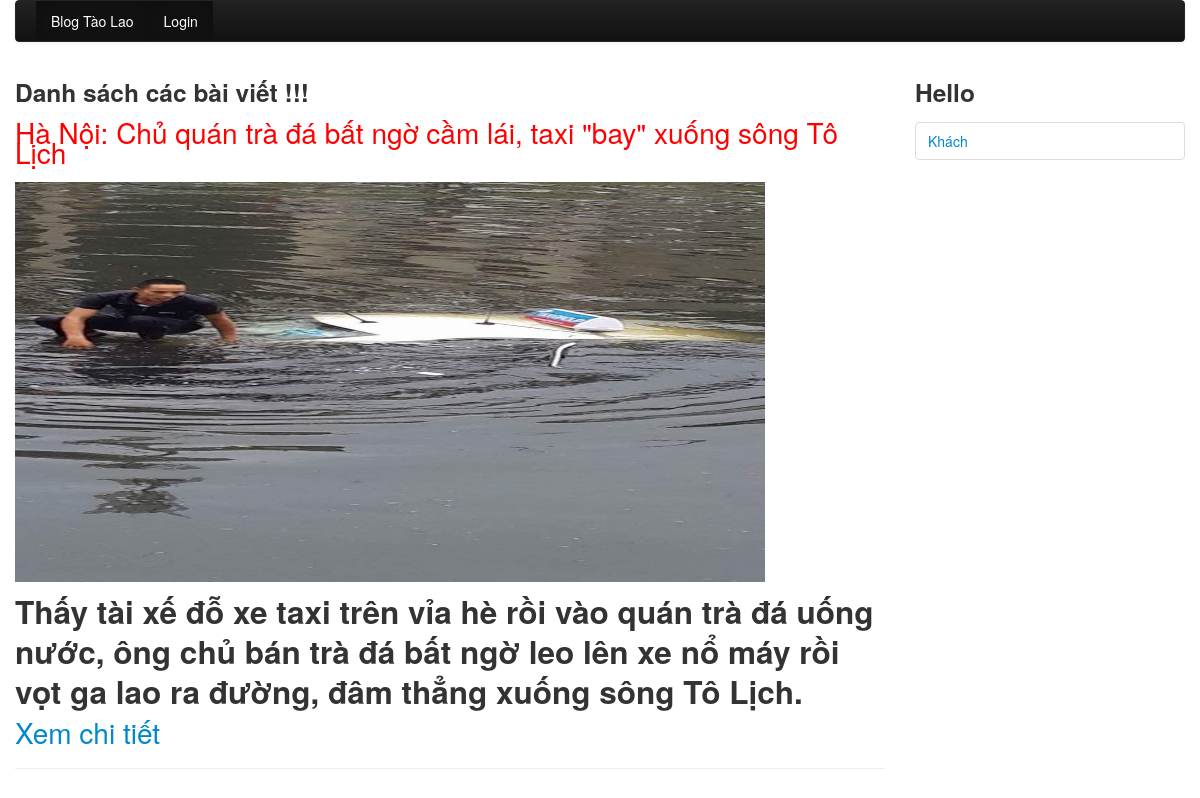
The page /index.php?c=post&m=Bloglist on the database its author committed.
### tables this page shows
CREATE TABLE IF NOT EXISTS `posts` (
  `Post_id` int(11) unsigned NOT NULL AUTO_INCREMENT,
  `Title` text NOT NULL,
  `Content` text NOT NULL,
  `Tag` text NOT NULL,
  `image` text,
  `Ucontent` text,
  PRIMARY KEY (`Post_id`)
);

### includes/common.php (called while the page is built, shortened)
<?php
function isLogged() {
    if (empty($_SESSION['logged'])) {
        return false;
    }
    return $_SESSION['logged'];
}
function render($file, $data) {
    extract($data);
    include ROOT . DS . 'views' . DS . $file;
}

### controllers/post.php (called while the page is built, shortened)
 <?php
function post_BlogList() {
    $data = array();
    $data['posts'] = model('post')->getAll();
    $data['template_file'] = 'post/BlogList.php';
    render('layout.php', $data);
}
?>

### index.php (called while the page is built, shortened)
<?php
require ROOT . DS . 'includes' . DS . 'common.php';
$controller = empty($_GET['c']) ? 'index' : strtolower($_GET['c']);
$method = empty($_GET['m']) ? 'index' : strtolower($_GET['m']);
$c_file = ROOT . DS . 'controllers' . DS . $controller . '.php';
$m_func = $controller . '_' . $method;
function call_uf($fn) {
    if(is_callable($fn)) {
        return call_user_func($fn);
    } else {
       die("Page not found !");
    }
}
if (is_readable($c_file)) {
    call_uf($m_func);
} else {
    die("Page not found !");
}

### includes/db.php (called while the page is built, shortened)
<?php
function db_get_all($sql) {
    $result = mysql_query($sql);
    $data = array();
    if ($result) {
        while ($row = mysql_fetch_assoc($result)) {
            $data[] = $row;
        }
    }
    return $data;
}

### models/post.php (called while the page is built, shortened)
<?php
class Post extends Model
{
	public $table='posts';
	public function getAll()
	{
		 $sql = "SELECT * FROM `{$this->table}`";
		 return db_get_all($sql);
	}
}
?>

### views/post/BlogList.php (the view, shortened to what this page needs)
<h3>Danh sách các bài viết  !!!</h3>
    <?php
        foreach ($posts as $p):
    ?>
    <div style="color:red; font-size: 200%;">
        <?php echo $p['Title']; ?>
    </div>
    <br/>
    <div >
     <img  style="width:750px; height:400px " src='<?php echo $p['image']; ?>'/>
    </div>
    <div>
        <?php echo $p['Ucontent']; ?>
         <a href="index.php?c=post&m=Blogdetail&id=<?php echo $p['Post_id'];  ?>" style="font-size: 200%;" >Xem chi tiết</a>
    </div>
    <hr/>
    <?php
        endforeach;
    ?>

### views/layout.php (shortened to what this page needs)
<!DOCTYPE html>
<html>
<head>
    <link rel="stylesheet" href="./styles/css/bootstrap.min.css">
    <link rel="stylesheet" href="./styles/css/styles.css">
</head>
<body>
  <div class='container'>
    <div class='navbar navbar-inverse'>
      <div class='navbar-inner nav-collapse' style="height: auto;">
        <ul class="nav">
            <li class="active"  ><a href="index.php">Blog Tào Lao</a></li>
            <?php
            if(isLogged())
            {
                echo '<li class="active" style "text-align:center"  ><a href="index.php?c=post&m=list">Trang quản lý</a></li>';
                echo '<li class="active" style "text-align:center"  ><a href="index.php?c=auth&m=logout">Đăng xuất</a></li>';
                ?>
                <?php
            }
            else
                echo '<li class="active" style "text-align:center"  ><a href="index.php?c=auth&m=login">Login</a></li>';
              ?>
        </ul>
      </div>
    </div>
    <div id='content' class='row-fluid'>
        <div class='span9 main'>
            <?php include ROOT . DS . 'views' . DS . $template_file; ?>
        </div>
        <div class='span3 sidebar'>
         <?php include ROOT . DS . 'views' . DS . 'blocks' . DS . 'sidebar.php'; ?>
        </div>
    </div>
   </div>
</body>
</html>

### views/blocks/sidebar.php
<h3>Hello</h3>
<ul class="nav nav-tabs nav-stacked">
    <?php if ($logged = isLogged()): ?>
    <li><a href="#">Welcome <strong><?php echo $logged['name']; ?></strong></a></li>
    <?php else: ?>
    <li><a href="#">Khách</a></li>
    <?php endif; ?>
</ul>

### rows shown on the page
posts: Title "Hà Nội: Chủ quán trà đá bất ngờ cầm lái, taxi \"bay\" xuống sông Tô Lịch", image (picture), Ucontent "Thấy tài xế đỗ xe taxi trên vỉa hè rồi vào quán trà đá uống nước, ông chủ bán trà đá bất ngờ leo lên xe nổ máy rồi vọt ga lao ra đường, đâm thẳng xuống sông Tô Lịch."
